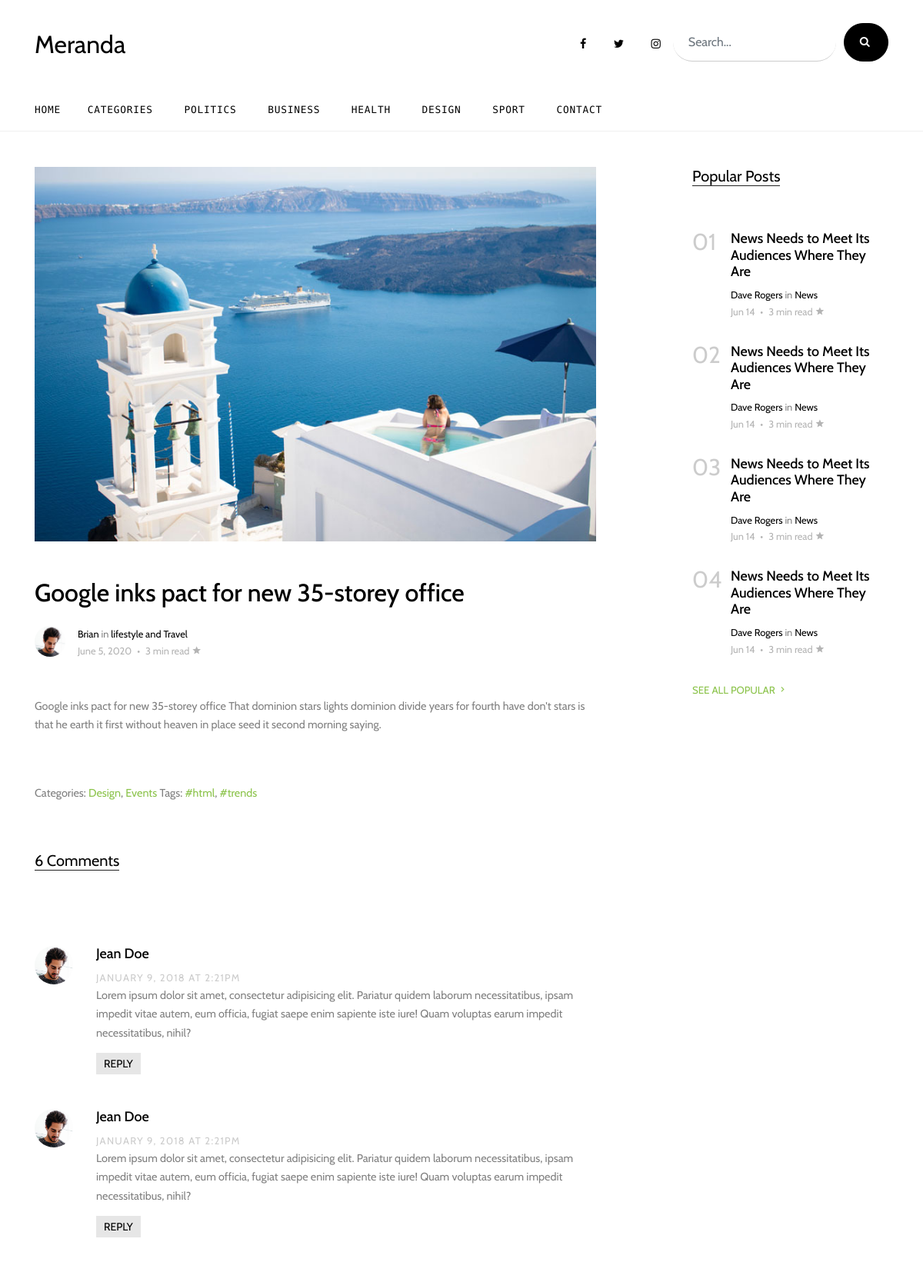
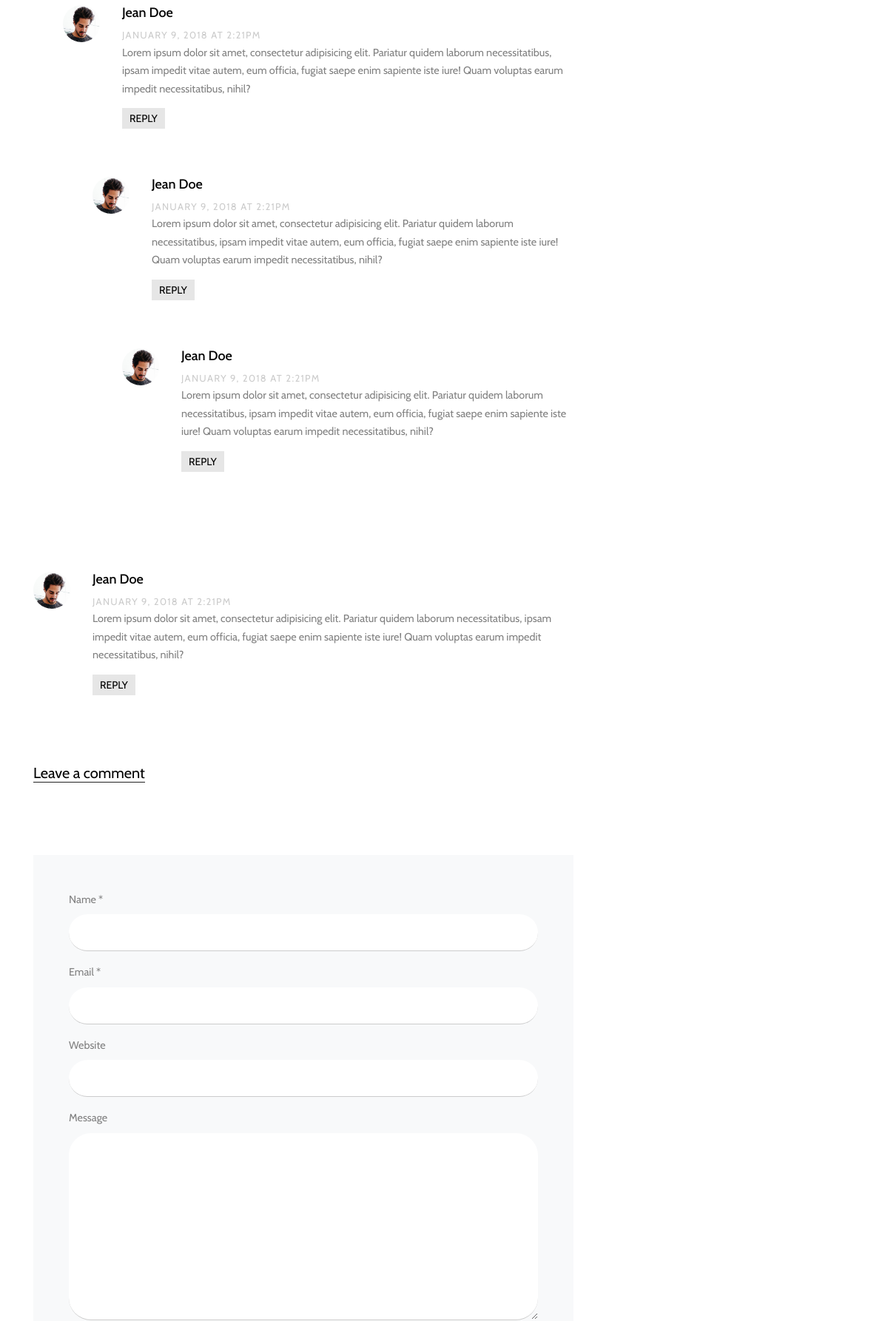
The page /trending-post/3/ (upper part) on the database its author committed (2 pictures, top to bottom).
### blog/models.py (models this page shows, shortened)
class Trending(models.Model):
    title = models.CharField(max_length=150)
    description = models.TextField()
    author = models.CharField(max_length=50, null=True, blank=True)
    tag = models.CharField(max_length=50)
    date_Created = models.DateField(auto_now_add=True)
    image = models.ImageField(upload_to='Trends')
    @property
    def authorPrest(self):
        try:
            post = self.author
        except:
            post = ''
        return post
    @property
    def imageUrl(self):
        try:
            url = self.image.url
        except:
            url = ''
        return url

### blog/views.py (the view)
# urls.py: path('trending-post/<str:pk>/',views.PostDetail,name='trending-post')
def PostDetail(request, pk):
    trend_post = Trending.objects.get(id=pk)
    context = {
        'trend_post': trend_post,
    }
    return render(request, 'blog/blog-single.html', context)

### templates/blog/blog-single.html (shortened to what this page needs)
<!DOCTYPE html>
{% extends "blog/base.html" %}
{% load static %}
{% block main-content %}
<div class="site-section">
  <div class="container">
    <div class="row">
      <div class="col-lg-8 single-content">
        <p class="mb-5">
          <img src="{{trend_post.imageUrl}}" alt="Image" class="img-fluid">
        </p>
        <h1 class="mb-4">
          {{trend_post.title}}
        </h1>
        <div class="post-meta d-flex mb-5">
          <div class="bio-pic mr-3">
            <img src="images/person_1.jpg" alt="Image" class="img-fluidid">
          </div>
          <div class="vcard">
            <span class="d-block"><a href="#">{{trend_post.authorPrest}}</a> in <a
                href="#">{{trend_post.tag}}</a></span>
            <span class="date-read">{{trend_post.date_Created}} <span class="mx-1">&bullet;</span> 3 min read <span
                class="icon-star2"></span></span>
          </div>
        </div>
        <p>{{trend_post.description}}</p>
        <div class="pt-5">
          <p>Categories: <a href="#">Design</a>, <a href="#">Events</a> Tags: <a href="#">#html</a>, <a
              href="#">#trends</a></p>
        </div>
        <div class="pt-5">
          <div class="section-title">
            <h2 class="mb-5">6 Comments</h2>
          </div>
          <ul class="comment-list">
            <li class="comment">
              <div class="vcard bio">
                <img src="images/person_1.jpg" alt="Image placeholder">
              </div>
              <div class="comment-body">
                <h3>Jean Doe</h3>
                <div class="meta">January 9, 2018 at 2:21pm</div>
                <p>Lorem ipsum dolor sit amet, consectetur adipisicing elit. Pariatur quidem laborum necessitatibus,
                  ipsam impedit vitae autem, eum officia, fugiat saepe enim sapiente iste iure! Quam voluptas earum
                  impedit necessitatibus, nihil?</p>
                <p><a href="#" class="reply">Reply</a></p>
              </div>
            </li>
            <li class="comment">
              <div class="vcard bio">
                <img src="images/person_1.jpg" alt="Image placeholder">
              </div>
              <div class="comment-body">
                <h3>Jean Doe</h3>
                <div class="meta">January 9, 2018 at 2:21pm</div>
                <p>Lorem ipsum dolor sit amet, consectetur adipisicing elit. Pariatur quidem laborum necessitatibus,
                  ipsam impedit vitae autem, eum officia, fugiat saepe enim sapiente iste iure! Quam voluptas earum
                  impedit necessitatibus, nihil?</p>
                <p><a href="#" class="reply">Reply</a></p>
              </div>
              <ul class="children">
                <li class="comment">
                  <div class="vcard bio">
                    <img src="images/person_1.jpg" alt="Image placeholder">
                  </div>
                  <div class="comment-body">
                    <h3>Jean Doe</h3>
                    <div class="meta">January 9, 2018 at 2:21pm</div>
                    <p>Lorem ipsum dolor sit amet, consectetur adipisicing elit. Pariatur quidem laborum necessitatibus,
                      ipsam impedit vitae autem, eum officia, fugiat saepe enim sapiente iste iure! Quam voluptas earum
                      impedit necessitatibus, nihil?</p>
                    <p><a href="#" class="reply">Reply</a></p>
                  </div>
                  <ul class="children">
                    <li class="comment">
                      <div class="vcard bio">
                        <img src="images/person_1.jpg" alt="Image placeholder">
                      </div>
                      <div class="comment-body">
                        <h3>Jean Doe</h3>
                        <div class="meta">January 9, 2018 at 2:21pm</div>
                        <p>Lorem ipsum dolor sit amet, consectetur adipisicing elit. Pariatur quidem laborum
                          necessitatibus, ipsam impedit vitae autem, eum officia, fugiat saepe enim sapiente iste iure!
                          Quam voluptas earum impedit necessitatibus, nihil?</p>
                        <p><a href="#" class="reply">Reply</a></p>
                      </div>
                      <ul class="children">
                        <li class="comment">
                          <div class="vcard bio">
                            <img src="images/person_1.jpg" alt="Image placeholder">
                          </div>
                          <div class="comment-body">
                            <h3>Jean Doe</h3>
                            <div class="meta">January 9, 2018 at 2:21pm</div>
                            <p>Lorem ipsum dolor sit amet, consectetur adipisicing elit. Pariatur quidem laborum
                              necessitatibus, ipsam impedit vitae autem, eum officia, fugiat saepe enim sapiente iste
                              iure! Quam voluptas earum impedit necessitatibus, nihil?</p>
                            <p><a href="#" class="reply">Reply</a></p>
                          </div>
                        </li>
                      </ul>
                    </li>
                  </ul>
                </li>
              </ul>
            </li>
            <li class="comment">
              <div class="vcard bio">
                <img src="images/person_1.jpg" alt="Image placeholder">
              </div>
              <div class="comment-body">
                <h3>Jean Doe</h3>
                <div class="meta">January 9, 2018 at 2:21pm</div>
                <p>Lorem ipsum dolor sit amet, consectetur adipisicing elit. Pariatur quidem laborum necessitatibus,
                  ipsam impedit vitae autem, eum officia, fugiat saepe enim sapiente iste iure! Quam voluptas earum
                  impedit necessitatibus, nihil?</p>
                <p><a href="#" class="reply">Reply</a></p>
              </div>
            </li>
          </ul>
          <div class="comment-form-wrap pt-5">
            <div class="section-title">
              <h2 class="mb-5">Leave a comment</h2>
            </div>
            <form action="#" class="p-5 bg-light">
              <div class="form-group">
                <label for="name">Name *</label>
                <input type="text" class="form-control" id="name">
              </div>
              <div class="form-group">
                <label for="email">Email *</label>
                <input type="email" class="form-control" id="email">
              </div>
              <div class="form-group">
                <label for="website">Website</label>
                <input type="url" class="form-control" id="website">
              </div>
              <div class="form-group">
                <label for="message">Message</label>
                <textarea name="" id="message" cols="30" rows="10" class="form-control"></textarea>
              </div>
            </form>
          </div>
        </div>
      </div>
      <div class="col-lg-3 ml-auto">
        <div class="section-title">
          <h2>Popular Posts</h2>
        </div>
        <div class="trend-entry d-flex">
          <div class="number align-self-start">01</div>
          <div class="trend-contents">
            <h2><a href="blog-single.html">News Needs to Meet Its Audiences Where They Are</a></h2>
            <div class="post-meta">
              <span class="d-block"><a href="#">Dave Rogers</a> in <a href="#">News</a></span>
              <span class="date-read">Jun 14 <span class="mx-1">&bullet;</span> 3 min read <span
                  class="icon-star2"></span></span>
            </div>
          </div>
        </div>
        <div class="trend-entry d-flex">
          <div class="number align-self-start">02</div>
          <div class="trend-contents">
            <h2><a href="blog-single.html">News Needs to Meet Its Audiences Where They Are</a></h2>
            <div class="post-meta">
              <span class="d-block"><a href="#">Dave Rogers</a> in <a href="#">News</a></span>
              <span class="date-read">Jun 14 <span class="mx-1">&bullet;</span> 3 min read <span
                  class="icon-star2"></span></span>
            </div>
          </div>
        </div>
        <div class="trend-entry d-flex">
          <div class="number align-self-start">03</div>
          <div class="trend-contents">
            <h2><a href="blog-single.html">News Needs to Meet Its Audiences Where They Are</a></h2>
            <div class="post-meta">
              <span class="d-block"><a href="#">Dave Rogers</a> in <a href="#">News</a></span>
              <span class="date-read">Jun 14 <span class="mx-1">&bullet;</span> 3 min read <span
                  class="icon-star2"></span></span>
            </div>
          </div>
        </div>
        <div class="trend-entry d-flex pl-0">
          <div class="number align-self-start">04</div>
          <div class="trend-contents">
            <h2><a href="blog-single.html">News Needs to Meet Its Audiences Where They Are</a></h2>
            <div class="post-meta">
              <span class="d-block"><a href="#">Dave Rogers</a> in <a href="#">News</a></span>
              <span class="date-read">Jun 14 <span class="mx-1">&bullet;</span> 3 min read <span
                  class="icon-star2"></span></span>
            </div>
          </div>
        </div>
        <p>
          <a href="#" class="more">See All Popular <span class="icon-keyboard_arrow_right"></span></a>
        </p>
      </div>
    </div>
  </div>
</div>
{% endblock main-content %}

### static/css/style.css (style rules this page uses)
html { overflow-x: hidden; }
body { line-height: 1.7; color: gray; font-weight: 300; font-size: .9rem; }
a { -webkit-transition: .3s all ease; -o-transition: .3s all ease; transition: .3s all ease; }
h1, h2, h3, h4, h5, .h1, .h2, .h3, .h4, .h5 { font-family: "Cabin", -apple-system, BlinkMacSystemFont, "Segoe UI", Roboto, "Helvetica Neue", Arial, sans-serif, "Apple Color Emoji", "Segoe UI Emoji", "Segoe UI Symbol", "Noto Color Emoji"; }
.site-section { padding: 2.5em 0; }
@media (min-width: 768px) { .site-section { padding: 7em 0; } }
.section-title { color: #000; margin-bottom: 50px; }
.section-title h2 { font-size: 20px; font-weight: 400; border-bottom: 1px solid #222; position: relative; display: inline-block; }
.section-title h2:before { position: absolute; content: ""; height: 1px; background: #777; }
.comment-form-wrap { clear: both; }
.comment-list { padding: 0; margin: 0; }
.comment-list .children { padding: 50px 0 0 40px; margin: 0; float: left; width: 100%; }
.comment-list li { padding: 0; margin: 0 0 30px 0; float: left; width: 100%; clear: both; list-style: none; }
.comment-list li .vcard { width: 80px; float: left; }
.comment-list li .vcard img { width: 50px; border-radius: 50%; }
.comment-list li .comment-body { float: right; width: calc(100% - 80px); }
.comment-list li .comment-body h3 { font-size: 18px; color: #000; }
.comment-list li .comment-body .meta { text-transform: uppercase; font-size: 13px; letter-spacing: .1em; color: #ccc; }
.comment-list li .comment-body .reply { padding: 5px 10px; background: #e6e6e6; color: #000; text-transform: uppercase; font-size: 14px; }
.post-meta { font-size: .8rem; }
.post-meta a { color: #000; }
.bio-pic { -webkit-box-flex: 0; -ms-flex: 0 0 40px; flex: 0 0 40px; }
.bio-pic img { max-width: 100%; border-radius: 50%; }
.date-read { color: #b4b4b4; }
.trend-entry { margin-bottom: 30px; }
.trend-entry .number { -webkit-box-flex: 0; -ms-flex: 0 0 50px; flex: 0 0 50px; font-size: 30px; line-height: 1; color: #ccc; }
.trend-entry .trend-contents h2 { font-size: 18px; }
.trend-entry .trend-contents h2 a { color: #000; }
.more { color: #8bc34a; text-transform: uppercase; font-size: .83rem; }
.form-control { margin-right: 10px; height: 50px; padding-left: 20px; padding-right: 20px; border-radius: 30px; border: none; background: #fff; border-bottom: 1px solid transparent; border-bottom: 1px solid #ccc; }
.single-content h1 { font-size: 2rem; color: #000; }
.single-content { font-size: .9rem; }

### rows shown on the page
Trending: imageUrl (picture), title "Google inks pact for new 35-storey office", authorPrest "Brian", tag "lifestyle and Travel", date_Created "June 5, 2020", description "Google inks pact for new 35-storey office That dominion stars lights dominion divide years for fourth have don't stars is that he earth it first without heaven in place seed it second morning saying."
